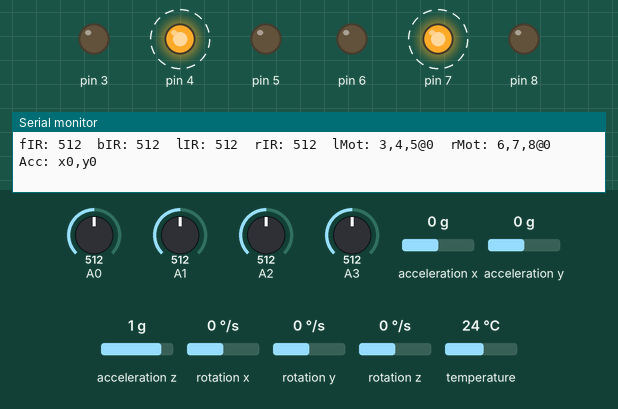
Simulated run of this sketch. Board: Arduino Uno, built with avr-gcc and run on an emulated ATmega328P. Parts: output pins drawn as LEDs (lit = HIGH), the last lines printed to the serial monitor. Dashed ring = blinking. The test bench sets the inputs (shaded band); at power-on: A0 = 512, A2 = 512, A3 = 512, A1 = 512, acceleration x 0 g, acceleration y 0 g, acceleration z 1 g, rotation x 0 °/s, rotation y 0 °/s, rotation z 0 °/s, temperature 24 °C.

Above: at 1.2 s.
1.3 s: A0 set to 935
At 1.38 s:
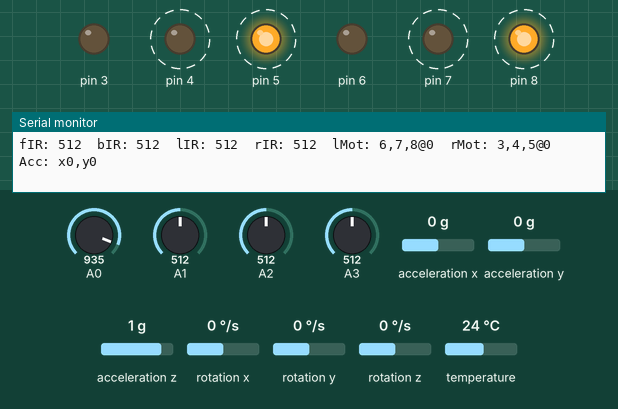
4.3 s: A0 set to 968
At 5.4 s:
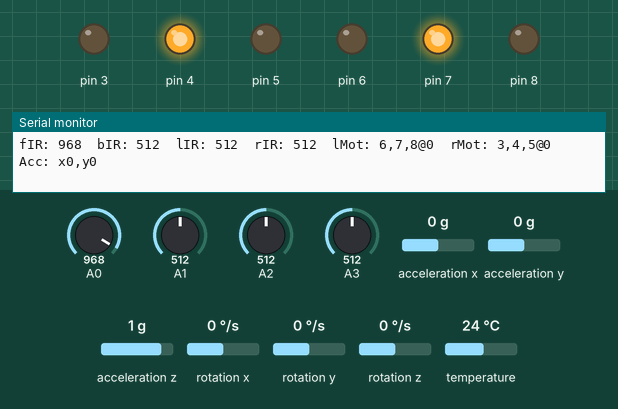
7.3 s: A2 set to 962
10.3 s: A2 set to 993
At 10.8 s:
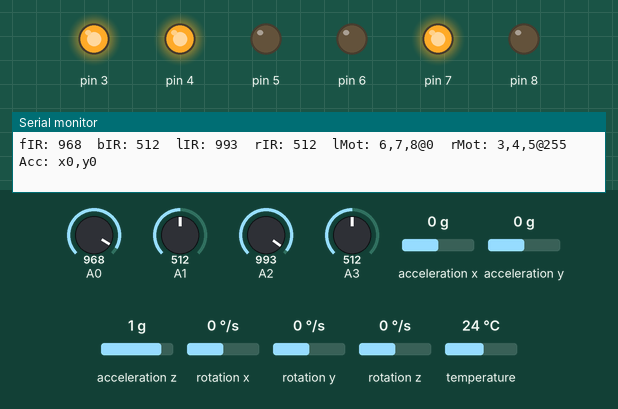
11.9 s: A3 set to 962
14.9 s: A3 set to 988
At 15.6 s:
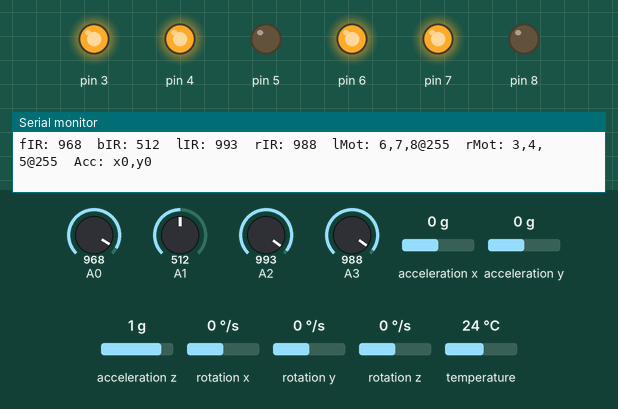
Timing chart, 0 to 17.5 s (numbered marks = the images above; inputs shaded):
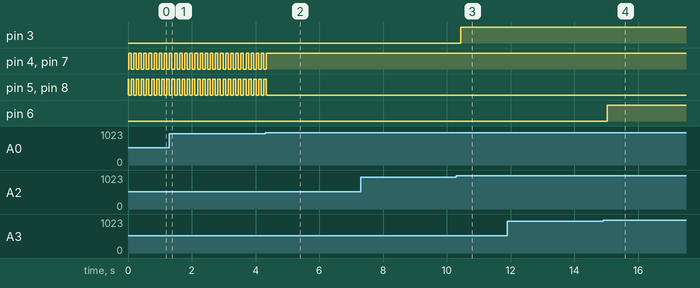

The sketch:

Micromouse.ino
```cpp
/*  Description: Controls Micromouse by determining
      which values are passed into control object Navi.
    Author: A Micah McClain
    Email: a.micah.mcclain@gmail.com
    Date: 01/24/16
    Connection Instructions - Arduino Uno:
    AGSens - Accelerometer/Gyroscope MPU-6050
      VCC - +5V
      GND - Ground
      SCL - Analog Pin 5
      SDA - Analog Pin 4
      INT - Digital Pin 2
    IRSens - Reflectance Sensor(s) QTR-1A
      VIN - +5V
      GND - Ground
      Front Sensor:
        OUT - Analog Pin 0
      Back Sensor:
        OUT - Analog Pin 1
      Left Sensor:
        OUT - Analog Pin 2
      Right Sensor:
        OUT - Analog Pin 3
    Motor - Motor Driver L293D
      01 1,2EN - Digital Pin 6
      02 1A (M1L1) - Digital Pin 7
      03 1Y - Motor 1 Terminal 1
      04 GND - Ground
      05 GND - Ground
      06 2Y - Motor 1 Terminal 2
      07 2A (M1L2) - Digital Pin 8
      08 Vcc2 - Motor Power Supply
      09 3,4EN - Digital Pin 3
      10 3A (M2L1) - Digital Pin 4
      11 3Y - Motor 2 Terminal 1
      12 GND - Ground
      13 GND - Ground
      14 4Y (M2L2) - Motor 2 Terminal 2
      15 4A - Digital Pin 5
      16 Vcc1- IC Power Supply +5V
*/
#include<I2Cdev.h>
#include<MPU6050.h>
#include<Wire.h>
#include <Motor.h>
#include <IRSens.h>
#include <AGSens.h>
#include <Navi.h>

/* Create Navigation object for Micromouse */
Navi mouse;

void setup() {
  /* Enable Serial Printing (Ctrl + Shift + M to view) */
  Serial.begin(9600); // Allows user to view debug
  /* Enable IR Sensor(s) - (OUT) */
  mouse.setSF(new IRSens(0)); // Front
  mouse.setSB(new IRSens(1)); // Back
  mouse.setSL(new IRSens(2)); // Left
  mouse.setSR(new IRSens(3 )); // Right
  /* Enable Motor(s) - (EN, L1, L2) */
  mouse.setML(new Motor(6, 7, 8)); // Left
  mouse.setMR(new Motor(3, 4, 5)); // Right
  /* Enable AG Sensor */
  mouse.setAG(new AGSens());
  mouse.init(); // Initialize
}

void loop() {
  mouse.sense(); // Update sensor inputs
  mouse.go(); // Move the Micromouse
  mouse.debug(); // Print Raw Device Values
  //mouse.printPosition(); // Print X,Y Position Values
  Serial.println(""); // Line Break
}
```

Measured:
- the behaviour switches between 949 and 950 on A0 (found by bisection; images 1 and 2)
- the behaviour switches between 974 and 975 on A2 (found by bisection; images 2 and 3)
- the behaviour switches between 974 and 975 on A3 (found by bisection; images 3 and 4)
- after the input at 4.3 s, pin 4, pin 7: goes on until 4.3 s, then stays HIGH; pin 5, pin 8: goes on until 4.3 s, then stays LOW
- after the input at 10.3 s, pin 3: LOW → HIGH after 0.13 s
- after the input at 14.9 s, pin 6: LOW → HIGH after 0.13 s
- by itself, pin 4, pin 5, pin 7, pin 8: alternates HIGH for 0.08 s and LOW for 0.08 s
